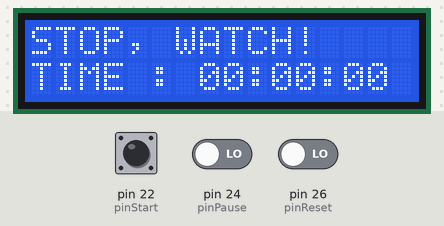
Bench run of a sketch on a simulated Arduino Mega 2560, built with avr-gcc and run on an emulated ATmega2560. Shown: 16×2 character LCD. The test bench sets the inputs (shaded band); at power-on: pin 22 (pinStart) LOW, pin 24 (pinPause) LOW, pin 26 (pinReset) LOW.

Above: at 1.2 s.
1.3 s: pin 22 (pinStart) pulled HIGH for 0.15 s
At 1.46 s:
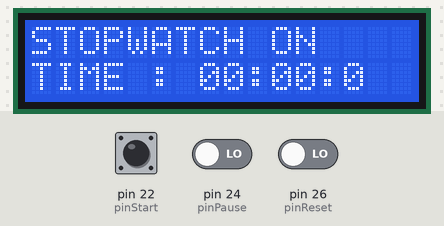
At 2.06 s:
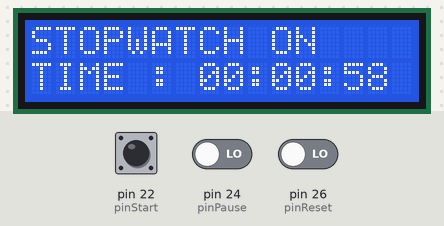
Timing chart, 0 to 4.3 s (numbered marks = the images above; inputs shaded):
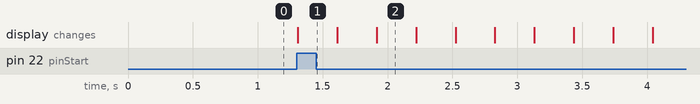

Measured:
- after the input at 1.3 s, the display: changes at once (image 1)

The sketch:

STOPWATCH.ino
```cpp
#include <LiquidCrystal.h>


// SETTING DISPLAY I2C DAN PIN BUTTON

const int rs = 12, en = 11, d4 = 5, d5 = 4, d6 = 3, d7 = 2;  // Pin-nya I2C
LiquidCrystal lcd(rs, en, d4, d5, d6, d7);
int pinStart = 22;
int pinPause = 24;
int pinReset = 26;

// AKHIR SETTING DISPLAY DAN PIN BUTTON

// VARIABEL & KONS

bool StartBtn = 0;
bool PauseBtn = 0;
bool ResetBtn = 0;

#define delayMs = 1;       //  Untuk menghitung Milisekon
#define delayS = 1000;     //  Untuk menghitung Detik
#define delayMnt = 60000;  //  Untuk menhitung Menit

int MSekon;
int Sekon;
int Menit;

int SWStatus = 0;  // 0 = Zero Point; 1 = Count; 2 = Paused;


void start() {

  lcd.clear();
  lcd.setCursor(0, 0);
  lcd.print("STOPWATCH ON");
  lcd.setCursor(0, 1);
  lcd.print("TIME : ");

  for (Menit = 0; Menit < 9999; Menit++) {  // Bagian Menit : siapa jg yg nyalain smp 9999menit
    if (Menit < 10) {
      lcd.setCursor(7, 1);
      lcd.print("0");
      lcd.setCursor(8, 1);
      lcd.print(Menit);
      lcd.setCursor(9, 1);
      lcd.print(":");
    } else {
      lcd.setCursor(7, 1);
      lcd.print(Menit);
      lcd.setCursor(9, 1);
      lcd.print(":");
    }
    for (Sekon = 0; Sekon < 60; Sekon++) {  // Bagian Detik
      if (Sekon < 10) {
        lcd.setCursor(10, 1);
        lcd.print("0");
        lcd.setCursor(11, 1);
        lcd.print(Sekon);
        lcd.setCursor(12, 1);
        lcd.print(":");
      } else {
        lcd.setCursor(10, 1);
        lcd.print(Sekon);
        lcd.setCursor(12, 1);
        lcd.print(":");
      }
      for (MSekon = 0; MSekon < 100; MSekon++) {
        lcd.setCursor(13, 1);
        lcd.print(MSekon);
        delay(10);  // yg pas 10
      }
    }
  }
}

void pause() {

  if (SWStatus = 2) {
    lcd.setCursor(0, 0);
    lcd.print("SW PAUSED");
    lcd.setCursor(0, 1);
    lcd.print("TIME : ");

    if (Menit < 10) {
      lcd.setCursor(7, 1);
      lcd.print("0");
      lcd.setCursor(8, 1);
      lcd.print(Menit);
      lcd.setCursor(9, 1);
      lcd.print(":");
    } else {
      lcd.setCursor(7, 1);
      lcd.print(Menit);
      lcd.setCursor(9, 1);
      lcd.print(":");
    }

    if (Sekon < 10) {
      lcd.setCursor(10, 1);
      lcd.print("0");
      lcd.setCursor(11, 1);
      lcd.print(Sekon);
      lcd.setCursor(12, 1);
      lcd.print(":");
    } else {
      lcd.setCursor(10, 1);
      lcd.print(Sekon);
      lcd.setCursor(12, 1);
      lcd.print(":");
    }

    lcd.setCursor(13, 1);
    lcd.print(MSekon);
  }
}

void setup() {
  // put your setup code here, to run once:
  Serial.begin(6900);
  lcd.begin(16, 2);
  pinMode(22, INPUT);
  pinMode(24, INPUT);
  pinMode(26, INPUT);
  lcd.setCursor(0, 0);
  lcd.print("STOP, WATCH!");
  lcd.setCursor(0, 1);
  lcd.print("TIME : 00:00:00");
}

void loop() {
  // put your main code here, to run repeatedly:

  StartBtn = digitalRead(22);
  PauseBtn = digitalRead(24);
  ResetBtn = digitalRead(26);

  if (StartBtn == 1) {
    lcd.clear();
    start();
  }

  if (PauseBtn == 1) {
    SWStatus = 2;
    lcd.clear();
    pause();
  }
}
```
